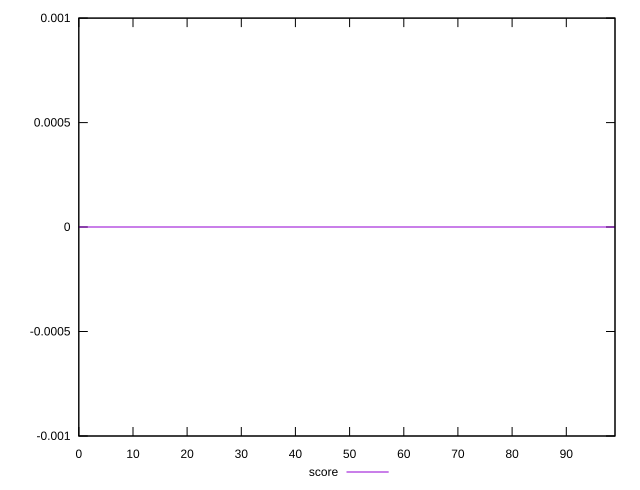

The script that saved this image:
reset

$score <<EOF
0 0
1 0
2 0
3 0
4 0
5 0
6 0
7 0
8 0
9 0
10 0
11 0
12 0
13 0
14 0
15 0
16 0
17 0
18 0
19 0
20 0
21 0
22 0
23 0
24 0
25 0
26 0
27 0
28 0
29 0
30 0
31 0
32 0
33 0
34 0
35 0
36 0
37 0
38 0
39 0
40 0
41 0
42 0
43 0
44 0
45 0
46 0
47 0
48 0
49 0
50 0
51 0
52 0
53 0
54 0
55 0
56 0
57 0
58 0
59 0
60 0
61 0
62 0
63 0
64 0
65 0
66 0
67 0
68 0
69 0
70 0
71 0
72 0
73 0
74 0
75 0
76 0
77 0
78 0
79 0
80 0
81 0
82 0
83 0
84 0
85 0
86 0
87 0
88 0
89 0
90 0
91 0
92 0
93 0
94 0
95 0
96 0
97 0
98 0
99 0
EOF

set key outside below
set xrange [0:99]
set yrange [-0.001:0.001]
set trange [-0.001:0.001]
set terminal svg size 640, 490 enhanced background rgb 'white'
set output "report_00007_2020-12-11T15:55:29.892Z/unsized-images/samples/pages+cached+noexternal+nofonts+nosvg+noimg+nocss+nojs/score/sorted.svg"

plot $score title "score" with line

reset
